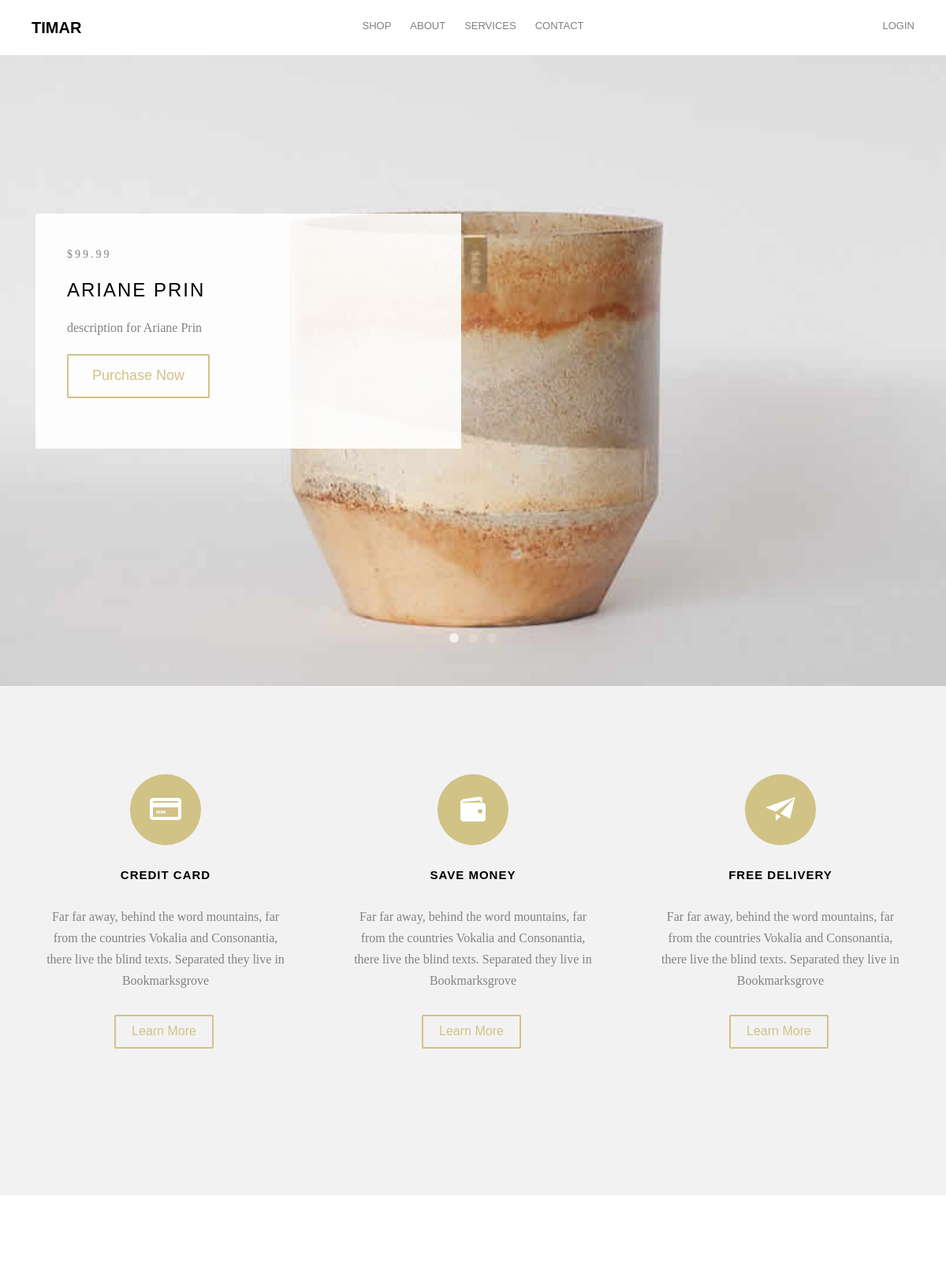
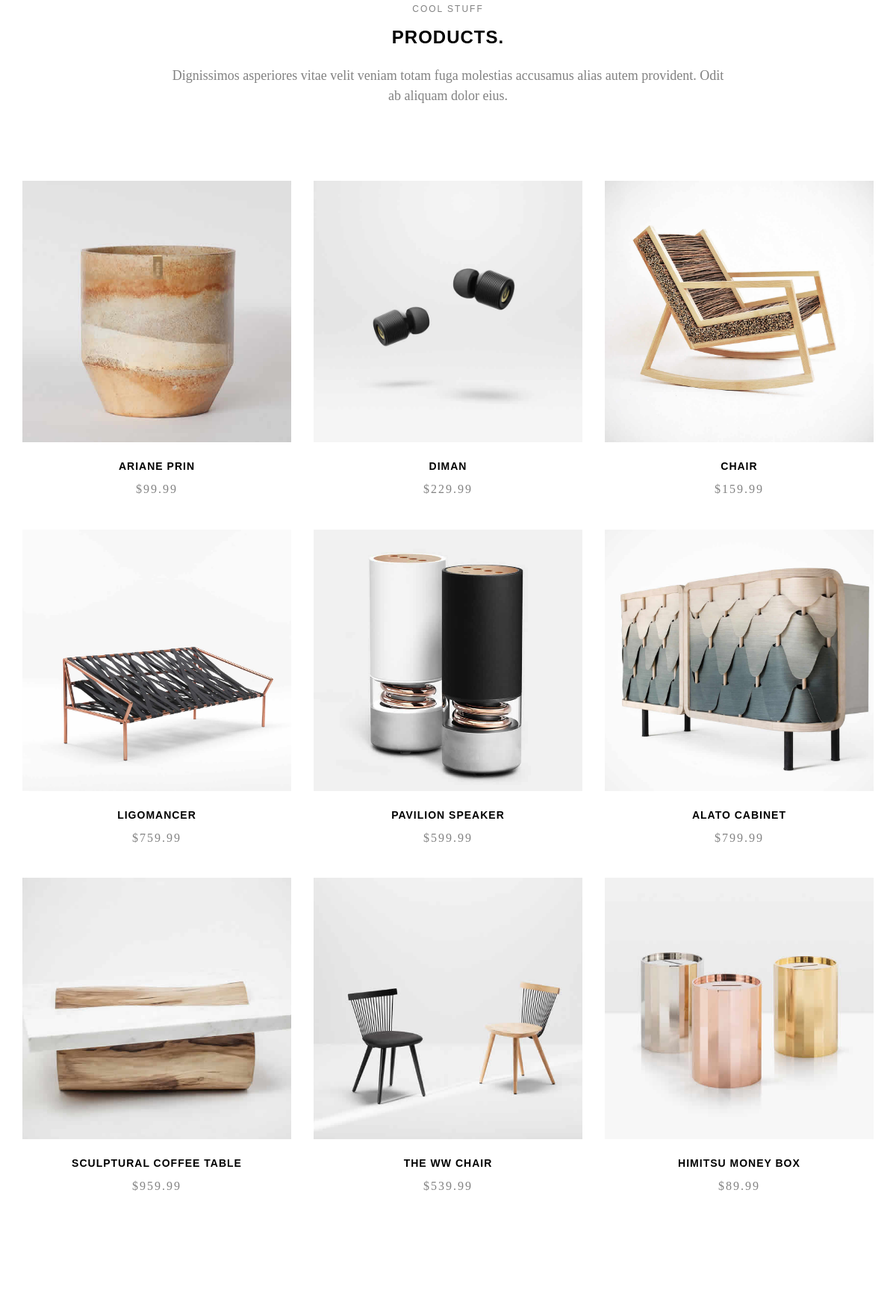
The page / (upper part) on the database its author committed (2 pictures, top to bottom).
### main/models.py (models this page shows, shortened)
class Product(models.Model):
    title = models.CharField(max_length=50)
    price = models.DecimalField(max_digits=7, decimal_places=2)
    text = models.TextField(max_length=1000)
    image = models.ImageField(null=True, blank=True,default=None)
    @property
    def imageURL(self):
        try:
            url = self.image.url
        except:
            url = ''
        return url

### main/views.py (the view)
# urls.py: path('',views.HomeView.as_view(),name='home'),
class HomeView(TemplateView):
    template_name = "main/index.html"
    def get_context_data(self, **kwargs: Any) -> Dict[str, Any]:
        context = super().get_context_data(**kwargs)
        context['preview_objects'] = Product.objects.all()[:3]
        context['products'] = Product.objects.all()
        return context

### templates/main/index.html (shortened to what this page needs)
{% extends 'Main/base.html' %}
{% load static %}
	{% block body %}
	{% include 'Main/header.html' %}
	<aside id="fh5co-hero" class="js-fullheight">
		<div class="flexslider js-fullheight">
			<ul class="slides">
				{% for p in preview_objects %}
		   	<li style="background-image: url({{p.imageURL}});">
		   		<div class="container">
		   			<div class="col-md-6 col-md-offset-3 col-md-pull-3 js-fullheight slider-text">
		   				<div class="slider-text-inner">
		   					<div class="desc">
		   						<span class="price">${{p.price}}</span>
		   						<h2>{{p.title}}</h2>
		   						<p>{{ p.text }}</p>
			   					<p><a href="{% url 'single' p.id %}" class="btn btn-primary btn-outline btn-lg">Purchase Now</a></p>
		   					</div>
		   				</div>
		   			</div>
		   		</div>
		   	</li>
			{% endfor %}
		  	</ul>
	  	</div>
	</aside>
	<div id="fh5co-services" class="fh5co-bg-section">
		<div class="container">
			<div class="row">
				<div class="col-md-4 col-sm-4 text-center">
					<div class="feature-center animate-box" data-animate-effect="fadeIn">
						<span class="icon">
							<i class="icon-credit-card"></i>
						</span>
						<h3>Credit Card</h3>
						<p>Far far away, behind the word mountains, far from the countries Vokalia and Consonantia, there live the blind texts. Separated they live in Bookmarksgrove</p>
						<p><a href="#" class="btn btn-primary btn-outline">Learn More</a></p>
					</div>
				</div>
				<div class="col-md-4 col-sm-4 text-center">
					<div class="feature-center animate-box" data-animate-effect="fadeIn">
						<span class="icon">
							<i class="icon-wallet"></i>
						</span>
						<h3>Save Money</h3>
						<p>Far far away, behind the word mountains, far from the countries Vokalia and Consonantia, there live the blind texts. Separated they live in Bookmarksgrove</p>
						<p><a href="#" class="btn btn-primary btn-outline">Learn More</a></p>
					</div>
				</div>
				<div class="col-md-4 col-sm-4 text-center">
					<div class="feature-center animate-box" data-animate-effect="fadeIn">
						<span class="icon">
							<i class="icon-paper-plane"></i>
						</span>
						<h3>Free Delivery</h3>
						<p>Far far away, behind the word mountains, far from the countries Vokalia and Consonantia, there live the blind texts. Separated they live in Bookmarksgrove</p>
						<p><a href="#" class="btn btn-primary btn-outline">Learn More</a></p>
					</div>
				</div>
			</div>
		</div>
	</div>
	<div id="fh5co-product">
		<div class="container">
			<div class="row animate-box">
				<div class="col-md-8 col-md-offset-2 text-center fh5co-heading">
					<span>Cool Stuff</span>
					<h2>Products.</h2>
					<p>Dignissimos asperiores vitae velit veniam totam fuga molestias accusamus alias autem provident. Odit ab aliquam dolor eius.</p>
				</div>
			</div>
			<div class="row">
				{% for product in products %}
				<div class="col-md-4 text-center animate-box">
					<div class="product">
						<div class="product-grid" style="background-image:url({{ product.imageURL }});">
						</div>
						<div class="desc">
							<h3><a href="{% url 'single' product.id %}">{{ product.title }}</a></h3>
							<span class="price">${{ product.price}}</span>
						</div>
					</div>
				</div>
				{% endfor %}
			</div>
		</div>
	</div>
{% endblock %}

### static/main/css/icomoon.css (style rules this page uses)
[class^="icon-"], [class*=" icon-"] { font-family: 'icomoon' !important; font-style: normal; font-weight: normal; font-variant: normal; text-transform: none; line-height: 1; -webkit-font-smoothing: antialiased; -moz-osx-font-smoothing: grayscale; }
.icon-credit-card:before { content: "\e98b"; }
.icon-paper-plane:before { content: "\e9f2"; }
.icon-wallet:before { content: "\ea3c"; }

### rows shown on the page
Product: imageURL (picture), price "99.99", title "ARIANE PRIN", text "description for Ariane Prin"
Product: imageURL (picture), title "DIMAN", price "229.99"
Product: imageURL (picture), title "CHAIR", price "159.99"
Product: imageURL (picture), title "LIGOMANCER", price "759.99"
Product: imageURL (picture), title "PAVILION SPEAKER", price "599.99"
Product: imageURL (picture), title "ALATO CABINET", price "799.99"
Product: imageURL (picture), title "SCULPTURAL COFFEE TABLE", price "959.99"
Product: imageURL (picture), title "THE WW CHAIR", price "539.99"
Product: imageURL (picture), title "HIMITSU MONEY BOX", price "89.99"
